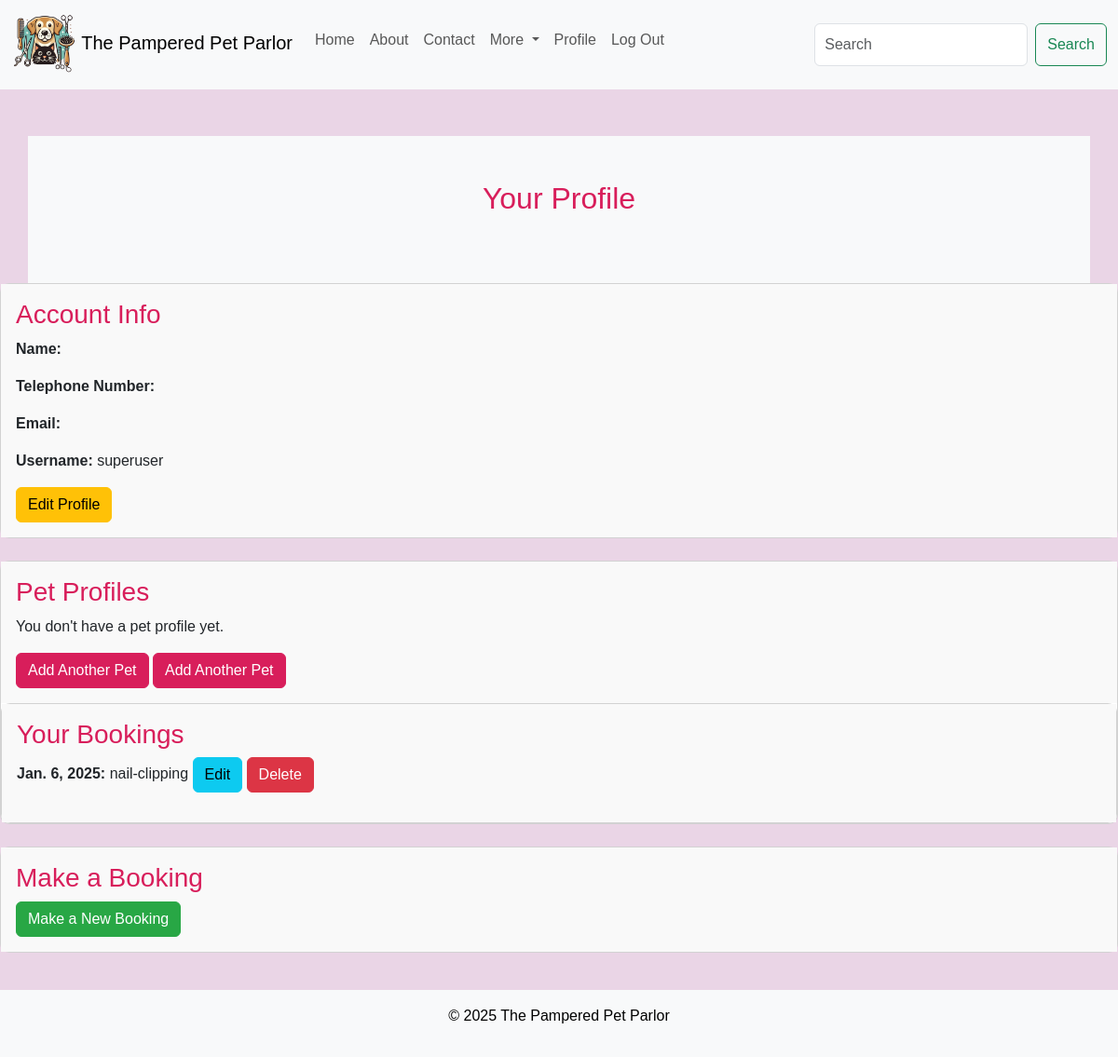
The page /profile/ (signed in) on the database as committed earlier.
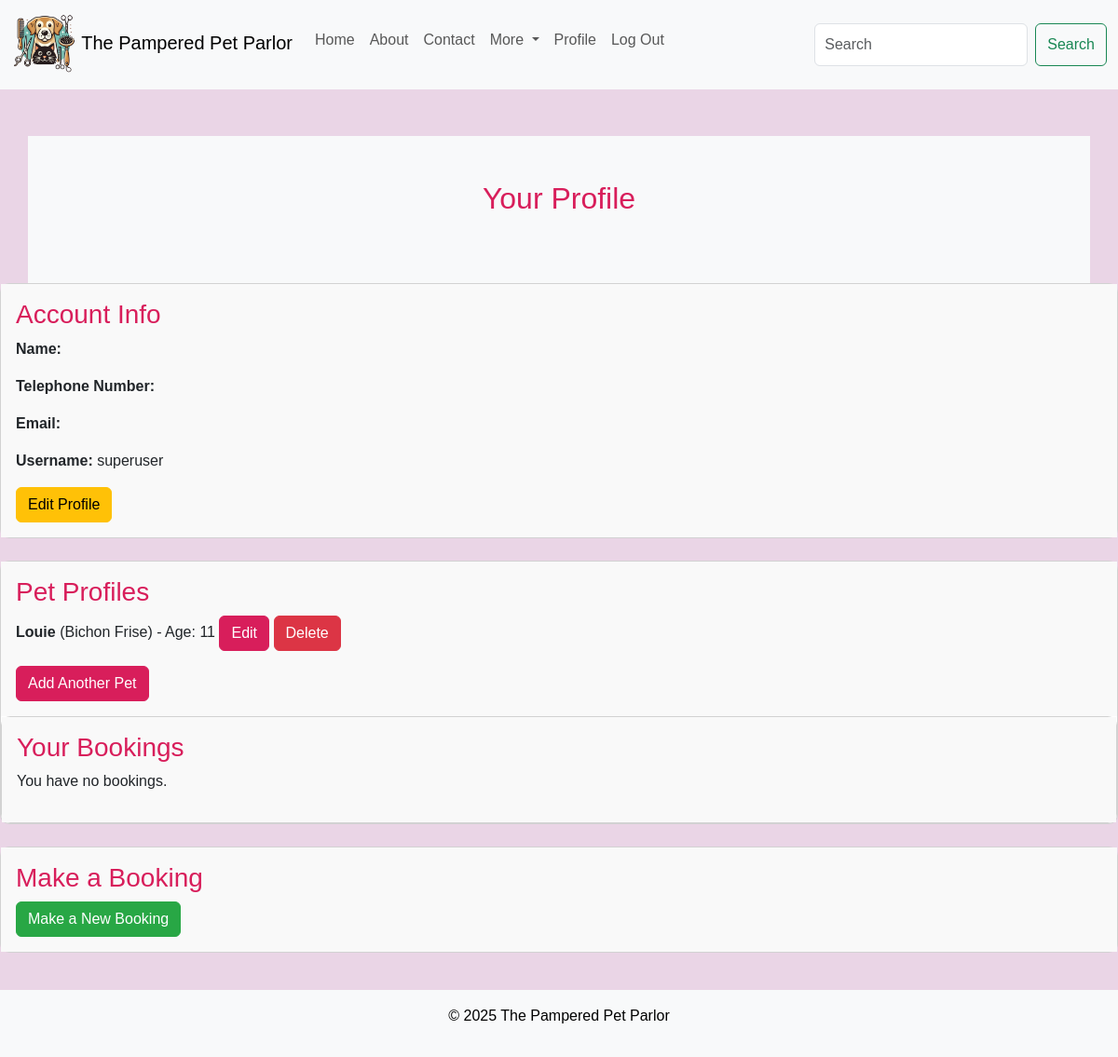
The same page on the database as committed later.
### pampered_pet_parlor/models.py (models this page shows, shortened)
class Booking(models.Model):
    name = models.CharField(max_length=100)
    email = models.EmailField()
    phone = models.CharField(max_length=15)
    breed = models.CharField(max_length=100, blank=True, null=True)
    size = models.CharField(max_length=50, blank=True, null=True)
    date = models.DateField()
    time = models.TimeField()
    service = models.CharField(max_length=50)
    notes = models.TextField(blank=True, null=True)

class PetProfile(models.Model):
    user = models.ForeignKey(User, on_delete=models.CASCADE)  # Remove unique=True
    name = models.CharField(max_length=100)
    breed = models.CharField(max_length=100)
    age = models.IntegerField()
    photo = models.ImageField(upload_to='pet_photos/', blank=True, null=True)

### pampered_pet_parlor/views.py (the view)
# urls.py: path('profile/', views.profile, name='profile'),
@login_required
def profile(request):
    pet_profiles = PetProfile.objects.filter(user=request.user)
    bookings = Booking.objects.filter(user=request.user)
    return render(request, 'account/profile.html', {
        'pet_profiles': pet_profiles,  # Passing the pet profiles here
        'bookings': bookings,
    })

### templates/account/profile.html (shortened to what this page needs)
{% extends "base.html" %}
{% block content %}
<div class="container py-5">
    <h2 class="text-center mb-4">Your Profile</h2>
</div>
<div class="card mb-4">
    <div class="card-body">
        <h3>Account Info</h3>
        {% if not edit_mode %}
        <p><strong>Name:</strong> {{ user.first_name }} {{ user.last_name }}</p>
        <p><strong>Telephone Number:</strong> {{ user.profile.phone }}</p>
        <p><strong>Email:</strong> {{ user.email }}</p>
        <p><strong>Username:</strong> {{ user.username }}</p>
        <a href="?edit=true" class="btn btn-warning">Edit Profile</a>
        {% endif %}
    </div>
</div>
<div class="card mb-4">
    <div class="card-body">
        <h3>Pet Profiles</h3>
        {% if pet_profiles %}
        <ul>
            {% for pet in pet_profiles %}
            <li>
                <strong>{{ pet.name }}</strong> ({{ pet.breed }}) - Age: {{ pet.age }}
                <a href="{% url 'edit_pet_profile' pet.id %}" class="btn btn-primary">Edit</a>
                <a href="{% url 'delete_pet_profile' pet.id %}" class="btn btn-danger"
                    onclick="return confirm('Are you sure you want to delete this pet profile?')">Delete</a>
            </li>
            {% endfor %}
        </ul>
        {% else %}
        <p>You don't have a pet profile yet.</p>
        <a href="{% url 'add_pet_profile' %}" class="btn btn-primary">Add Another Pet</a> {% endif %}
        <a href="{% url 'add_pet_profile' %}" class="btn btn-primary">Add Another Pet</a </div>
    </div>
    <div class="card">
        <div class="card-body">
            <h3>Your Bookings</h3>
            {% if bookings %}
            <ul>
                {% for booking in bookings %}
                <li>
                    <strong>{{ booking.date }}:</strong> {{ booking.service }}
                    <a href="{% url 'edit_appointment' booking.id %}" class="btn btn-info">Edit</a>
                    <a href="{% url 'delete_booking' booking.id %}" class="btn btn-danger">Delete</a>
                </li>
                {% endfor %}
            </ul>
            {% else %}
            <p>You have no bookings.</p>
            {% endif %}
        </div>
    </div>
</div>
<div class="card mb-4">
    <div class="card-body">
        <h3>Make a Booking</h3>
        <a href="{% url 'book_appointment' %}" class="btn btn-success">Make a New Booking</a>
    </div>
</div>
{% endblock %}

### templates/base.html (shortened to what this page needs)
<!DOCTYPE html>
<html lang="en">
<head>
    {% load static %}
    <link href="https://cdn.jsdelivr.net/npm/bootstrap@5.3.0-alpha3/dist/css/bootstrap.min.css" rel="stylesheet">
    <link rel="stylesheet" href="{% static 'css/style.css' %}">
    <link rel="stylesheet" href="https://cdnjs.cloudflare.com/ajax/libs/font-awesome/6.0.0-beta3/css/all.min.css">
<body>
    <nav class="navbar navbar-expand-lg bg-body-tertiary">
        <div class="container-fluid">
            <a class="navbar-brand" href="{% url 'index' %}"> <img
                    src="{% static 'images/logo1-fotor-2025010215655.png' %}" alt="Logo" width="70" height="70"> The
                Pampered Pet Parlor </a>
            <div class="collapse navbar-collapse" id="navbarSupportedContent">
                <ul class="navbar-nav me-auto mb-2 mb-lg-0">
                    <li class="nav-item">
                        <a class="nav-link" href="{% url 'index' %}">Home</a>
                    </li>
                    <li class="nav-item">
                        <a class="nav-link" href="{% url 'about' %}">About</a>
                    </li>
                    <li class="nav-item">
                        <a class="nav-link" href="{% url 'contact' %}">Contact</a>
                    </li>
                    <li class="nav-item dropdown">
                        <a class="nav-link dropdown-toggle" href="#" role="button" data-bs-toggle="dropdown"
                            aria-expanded="false">
                            More
                        </a>
                    </li>
                    {% if user.is_authenticated %}
                    <li class="nav-item"> <a class="nav-link" href="{% url 'profile' %}"> Profile </a>
                    </li>
                    <li class="nav-item"> <a class="nav-link" href="{% url 'logout' %}"> Log Out </a>
                    </li>
                    {% endif %}
                </ul>
                <form class="d-flex" role="search">
                    <input class="form-control me-2" type="search" placeholder="Search" aria-label="Search">
                    <button class="btn btn-outline-success" type="submit">Search</button>
                </form>
            </div>
        </div>
    </nav>
    <main>
        {% block content %}
        {% endblock %}
    </main>
    <footer class="bg-body-tertiary text-center py-3">
        <p>&copy; 2025 The Pampered Pet Parlor</p>
    </footer>
</body>
</html>

### static/css/style.css (style rules this page uses)
body { font-family : 'Arial', sans-serif; background-color : #EAD5E6; color : black; margin : 0; padding : 0; }
h1, h2, h3 { color : #D81E5B; }
a { color : #D81E5B; text-decoration : none; }
.container { margin-top: 50px; }
.card { border-radius: 10px; }
.btn-primary { background-color: #007bff; border-color: #007bff; }
.form-control { padding: 10px; }
footer { background-color: #f0c0f0; padding: 20px 0; text-align: center; margin-top: 40px; }
.container { background-color: #f8f9fa; }
h2, h3 { color: #D81E5B; }
.btn-primary { background-color: #D81E5B; border-color: #D81E5B; }
ul { list-style-type: none; padding-left: 0; }
ul li { margin-bottom: 10px; }
.btn-success { background-color: #28a745; border-color: #28a745; color: white; transition: all 0.3s ease; }
.card-body { background-color: #f9f9f9; }

Rows that differ between the two databases and show on the page:
removed Booking: date "Jan. 6, 2025", service "nail-clipping"
added PetProfile: name "Louie", breed "Bichon Frise", age "11"
Other text that changed with them:
text no longer shown: "You don't have a pet profile yet. Add Another Pet"
text now shown: "You have no bookings."
